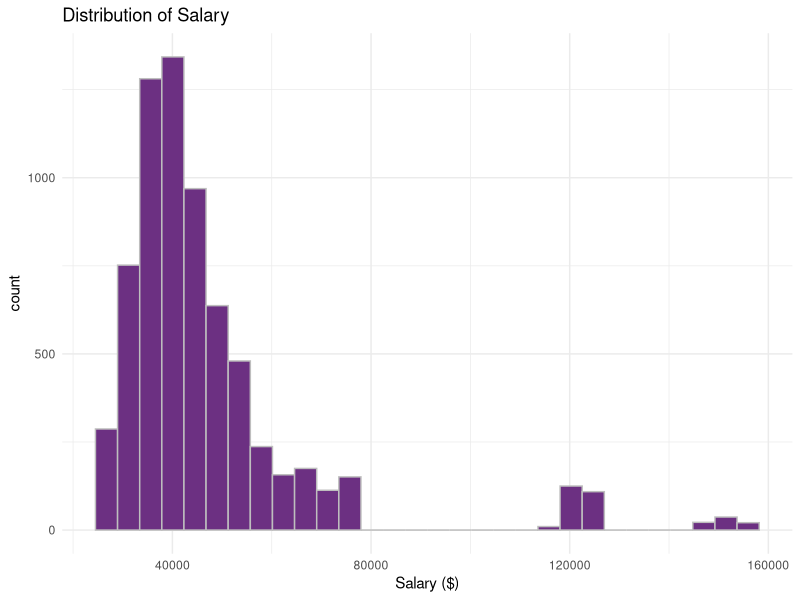
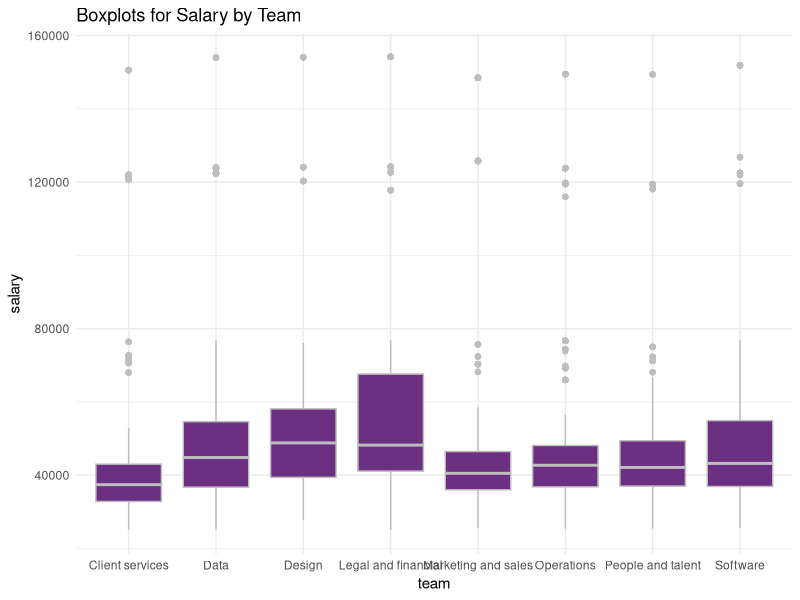
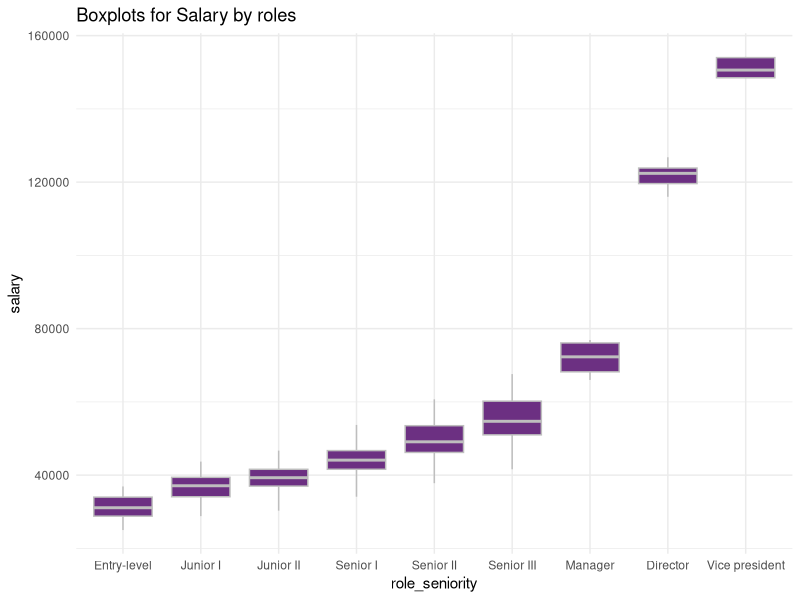
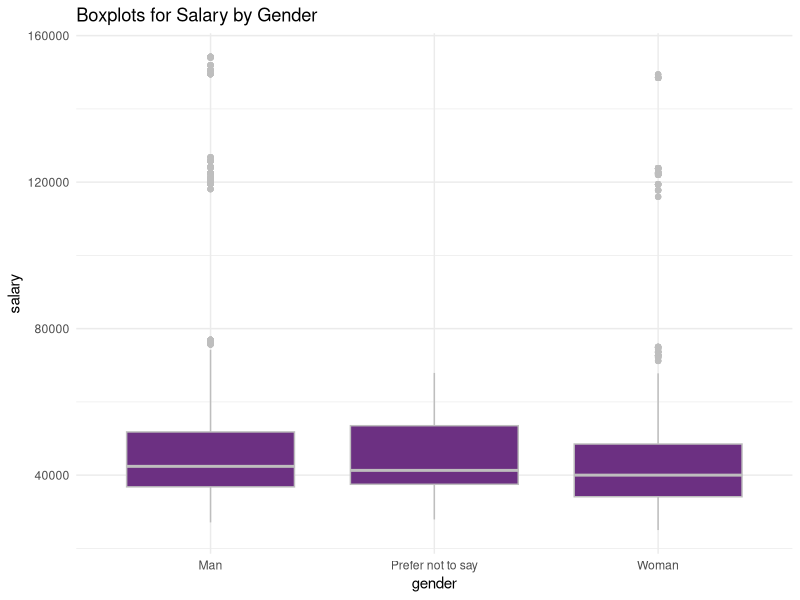
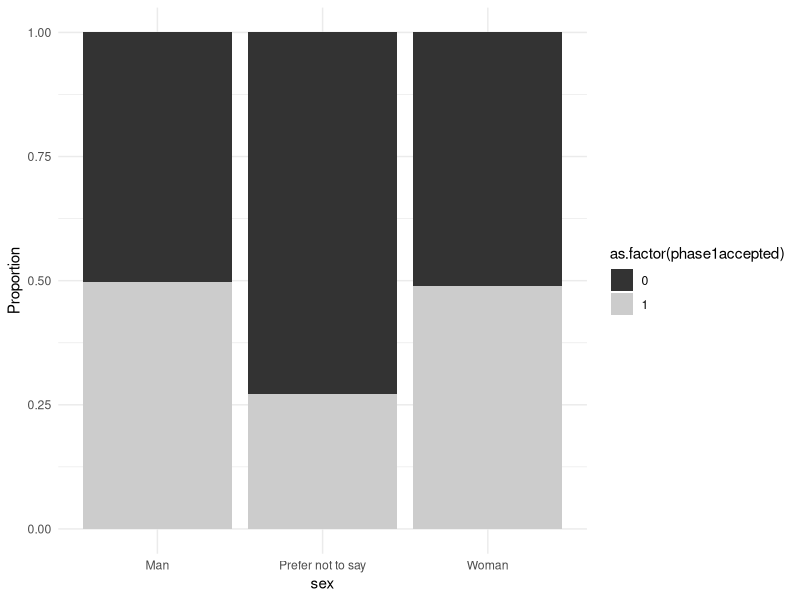
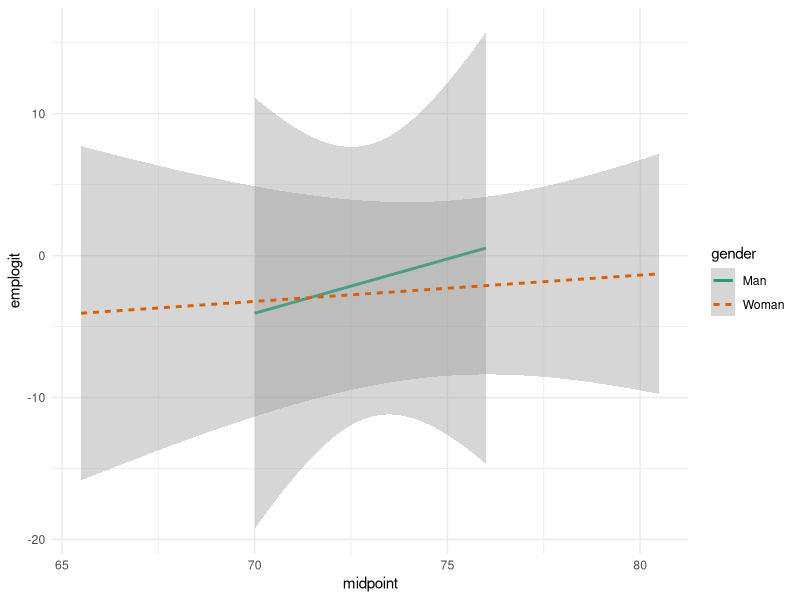
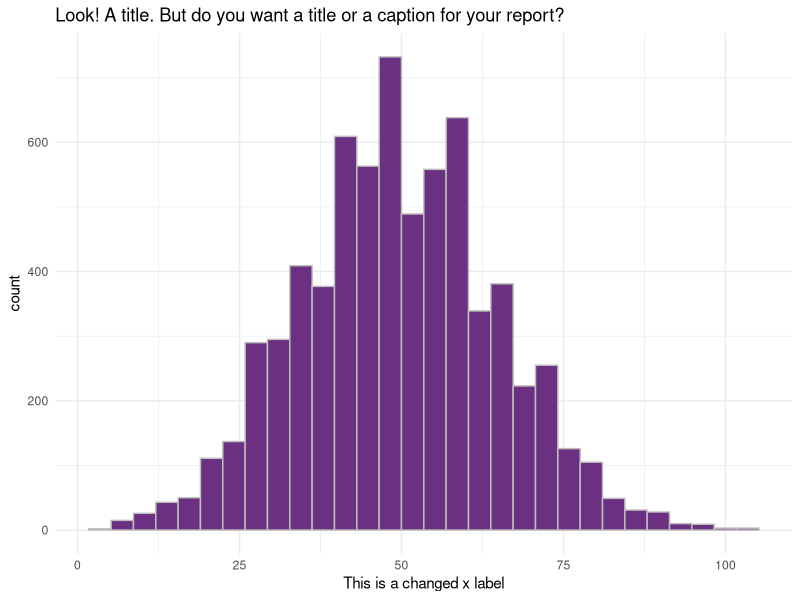

Write the R code that produced these figures, in order.
## ---- chunk 1
library(tidyverse)
library(lme4)
library(mgcv)
# this should supress all code and messages
knitr::opts_chunk$set(include=FALSE)
## ---- chunk 2
# This chunk provides an example of some things you can do with RMarkdown to make your report creation process easier

# read in the data
black_saber_current_employees <- read_csv("data/black-saber-current-employees.csv")

# create a visualisation
my_plot <- black_saber_current_employees %>% 
  ggplot(aes(x = productivity)) +
  geom_histogram(colour = "grey", fill = "#6C3082") +
  theme_minimal() +
  labs(title = "Look! A title. But do you want a title or a caption for your report?", x = "This is a changed x label")

# save your plot in your images folder, you can specify the height and width, too
# saving this means you can add the image to your exectuve summary without having to run or rerun the code, if you wish
ggsave("images/example.png", width = 7, height = 4)

# norice how the image is included with the ![](file/path.png) below
## ---- chunk 3
############################################################################################################
#DATA CLEANING PART
#########################################################################################################

# read in the data
black_saber_current_employees <- read_csv("data/black-saber-current-employees.csv")

#change salary varaible from characters to doubles
black_saber_current_employees_cleaned <- black_saber_current_employees %>% 
  mutate(salary = str_extract_all(salary, "\\d+,\\d+")) %>% #only extracting the number part(i.e., remove $)
  mutate(salary = str_remove_all(salary, ",")) %>% # remove comma(,)
  mutate(salary = as.numeric(salary)) %>% #change to doubles
  mutate(role_seniority = fct_relevel(role_seniority, "Manager", after = 7)) %>% #changing the orders of role as hierarchy, rather than alphabetical order
  mutate(role_seniority = fct_relevel(role_seniority, "Director", after = 7))

#(Before changing): Director Entry-level Junior I Junior II Manager Senior I Senior II Senior III Vice president
#(After chaning): “Entry-level”,“Junior I”,“JuniorII”,“Senior I”,“Senior II”,“Senior III”,“Manager”, “Director”,“Vicepresident” 

#########################################################################################################
#EXPLORATORY ANALYSIS(PLEASE SEE THE COMMENTS I MADE)
#########################################################################################################

# create a visualisation (some roles earn a lot of salary, creating an outlier e.g., vice-president)

my_plot_salary <- black_saber_current_employees_cleaned %>% 
  ggplot(aes(x = salary)) +
  geom_histogram(colour = "grey", fill = "#6C3082") +
  theme_minimal() +
  labs(title = "Distribution of Salary", x = "Salary ($)")

my_plot_salary

#########################################################################################################


# create a visualisation (a boxplot to see if teams have systematic differences in their salary)
#rationale is that some teams might be more important to the company (esp. bc it is a software company, software team might be more valuable to the company and thus receive higher salary, yet is fair in the sense that the Gideon wants salary based on "talent and value to the company”)

my_plot_salary_by_team <- black_saber_current_employees_cleaned %>% 
  ggplot(aes(x = team, y = salary)) +
  geom_boxplot(colour = "grey", fill = "#6C3082") +
  theme_minimal() +
  labs(title = "Boxplots for Salary by Team")

my_plot_salary_by_team
#result(interpretation of the plot): There seems to be systematic difference across teams. Hence, we will include this as fixed effect.

#########################################################################################################


#exploring whether there is difference in salary by roles (there should be since higher the role, the more salary people earn). As people in high position is valuable to the company, having fixed effect in this is okay.
my_plot_salary_by_role <- black_saber_current_employees_cleaned %>% 
  ggplot(aes(x = role_seniority, y = salary)) +
  geom_boxplot(colour = "grey", fill = "#6C3082") +
  theme_minimal() +
  labs(title = "Boxplots for Salary by roles")

my_plot_salary_by_role
#does follow the seniority trend, which is Least senior to most senior: “Entry-level”,“Junior I”,“JuniorII”,“Senior I”,“Senior II”,“Senior III”,“Manager”, “Director”,“Vicepresident”

#########################################################################################################

#exploring whether there is gender difference in salary
my_plot_salary_by_gender <- black_saber_current_employees_cleaned %>% 
  ggplot(aes(x = gender, y = salary)) +
  geom_boxplot(colour = "grey", fill = "#6C3082") +
  theme_minimal() +
  labs(title = "Boxplots for Salary by Gender")

my_plot_salary_by_gender
#result(interpretation of the plot): Gender does not seem to have fixed effect on salary. In other words, no gender bias, which is good considering EDI (but when doing model comparison, we will see whether such is true numerically)

#########ONE-WAY ANOVA ON SALARY AND GENDER AS GROUP####################

lmod_gender <- lm(salary ~ gender, data = black_saber_current_employees_cleaned)
summary(lmod_gender)
#HOWEVER, UNLIKE THE VISUALIZATION, THERE WAS A SIGNIFICANT DIFFERENCE IN GENDER! THERE MIGHT BE GENDER BIAS IN SALARY

#########################################################################################################
#MODEL FITTING
#########################################################################################################

#fitting a linear mixed model while setting financial quarter (financial_q)
#rationale: in some quarters, the company earns a lot of money and so all employees earn more money in that quarter, but when the quarter is not good, all earn less money.

salary_lmer <- lmer(salary ~ gender + team + role_seniority + leadership_for_level + productivity + (1|financial_q), data = black_saber_current_employees_cleaned)
#summary(salary_lmer)

salary_lmer_no_gender <- lmer(salary ~ team + role_seniority + leadership_for_level + productivity + (1|financial_q), data = black_saber_current_employees_cleaned)
#summary(salary_lmer_no_gender)

#THIS TEST CONFRIMS THAT THERE IS A GENDER BIAS IN SALARY
lmtest::lrtest(salary_lmer, salary_lmer_no_gender)
#conclusion: indeed, becuase the p-value is significant, simpler model does NOT explain better than complex model = should include gender to have better predictive ability...

##############################Should employee_id also be a random intercept?#########################
#data is inherently nested data becuase same employee's data is collected several times in different quarters.
#HOWEVER, in some sense, employee_is is nested in financial_q (refer to week5 quiz tomatoes question). Then, we dont need to include it becuase it would be duplicate. However, this only holds when the explanatory variables are kept the same, but role_seniority changes due to promotion when financial_q changes.

## ---- chunk 4
#unique(black_saber_current_employees_cleaned$financial_q) --> from '2013 Q2' to '2020 Q4'
df_promotion1 <- black_saber_current_employees_cleaned %>%
  mutate(employee_role = as.numeric(role_seniority)) %>%
  select(employee_id, employee_role) %>%
  unique()%>%
  group_by(employee_id)%>%
  mutate(least_seniority=min(employee_role))

df_promotion2<- df_promotion1%>%
  filter(employee_role!=least_seniority) %>%
  mutate(promoted = 1)

df_promotion <- full_join(df_promotion1, df_promotion2) 
df_promotion <- df_promotion %>% mutate(promoted = replace_na(promoted, replace = 0))%>%
  select(employee_id, employee_role, promoted)

df_promotion <- full_join(df_promotion1, df_promotion2) %>% 
  select(employee_id, promoted) %>% 
  drop_na() %>% 
  unique()
  
df_promotion_cleaned <- full_join(black_saber_current_employees_cleaned, df_promotion)
## ---- chunk 5
#read data
phase1_applicants <- read.csv("data/phase1-new-grad-applicants-2020.csv")
phase2_applicants <- read.csv("data/phase2-new-grad-applicants-2020.csv")
phase3_applicants <- read.csv("data/phase3-new-grad-applicants-2020.csv")
final_hired <- read.csv("data/final-hires-newgrad_2020.csv")

#make new variable which tells whether applicant is accepted for each phase or not
final_hired_cleaned <- final_hired %>% 
  mutate(hired = 1)

phase3_applicants_cleaned <- phase3_applicants %>% 
  mutate(phase2accepted = 1) %>% 
  full_join(final_hired_cleaned) %>% 
  mutate(hired = replace_na(hired, 0)) %>% 
  left_join(phase2_applicants) %>% 
  select(applicant_id, interviewer_rating_1, interviewer_rating_2, gender, hired, phase2accepted)

phase2_applicants_cleaned <- phase2_applicants %>% 
  mutate(phase1accepted = 1) %>% 
  full_join(phase3_applicants_cleaned) %>% 
  mutate(phase2accepted = replace_na(phase2accepted, 0)) %>% 
  select(-interviewer_rating_1, -interviewer_rating_2)

phase1_applicants_cleaned <- phase1_applicants %>% 
  full_join(phase2_applicants_cleaned) %>% 
  mutate(phase1accepted = replace_na(phase1accepted, 0)) %>% 
  select(-technical_skills, -writing_skills, -leadership_presence, -speaking_skills, -phase2accepted)
## ---- chunk 6
#proportion of female
sum(phase1_applicants$gender == "Woman") / nrow(phase1_applicants)

#stacked bar chart that displays the proportion of applicants with each accepted group, for each gender
ggplot(data = phase1_applicants_cleaned, aes(x = gender, fill = as.factor(phase1accepted))) +
  geom_bar(position = "fill") +
  ylab("Proportion") + 
  scale_fill_grey() +
  theme_minimal() +
  xlab("sex")

#Empirical logit plot
phase3_applicants_graph <- phase3_applicants_cleaned %>%
  group_by(gender) %>%
  mutate(interviewer_rating_1_cut = cut_number(interviewer_rating_1,5))
  
emplogit1 <- phase3_applicants_graph %>%
  group_by(gender, interviewer_rating_1_cut) %>%
  summarise(prop.lose = mean(hired), 
            n = n(),
            midpoint = median(interviewer_rating_1), .groups = "drop") %>%
  mutate(prop.lose = ifelse(prop.lose==0, .01, prop.lose),
         emplogit = log(prop.lose / (1 - prop.lose)))

ggplot(emplogit1, aes(x = midpoint, y = emplogit, color = gender)) +
  #geom_point(aes(shape = gender)) +
  geom_smooth(aes(linetype = gender), 
              method = "lm", formula = "y~x") +
  theme_minimal() +
  scale_color_brewer(palette = "Dark2")
## ---- chunk 7
#use generalized linear model since all variables take large part of grades

#In model0, cannot see significant p-value 
#model where gender is only predictor
model0 <- glm(phase1accepted ~ gender, family = binomial, data = phase1_applicants_cleaned)
summary(model0)

model1 <- glm(phase1accepted ~ team_applied_for + cover_letter + cv+ gpa + extracurriculars + work_experience, family = binomial(link = "logit"), data = phase1_applicants_cleaned)

model2_w_gender <- glm(phase1accepted ~ team_applied_for + cover_letter + cv+ gpa + gender +  extracurriculars + work_experience, family = binomial(link = "logit"), data = phase1_applicants_cleaned)

drop_in_deviance <- anova(model1, model2_w_gender, test = "Chisq")
drop_in_deviance
## ---- chunk 8
model0_3 <- glm(hired ~ interviewer_rating_1 + interviewer_rating_2, data = phase3_applicants_cleaned)
model1_3 <- glm(hired ~ interviewer_rating_1 + interviewer_rating_2 + gender, data = phase3_applicants_cleaned)
anova(model0_3, model1_3, test = "Chisq")
